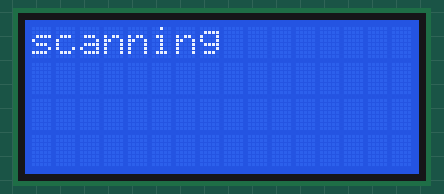
A sketch run on a simulated Arduino Uno, built with avr-gcc and run on an emulated ATmega328P. Parts: 16×4 character LCD.

Above: at 0.1 s.
At 2.7 s:
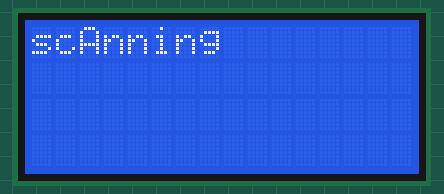
At 7.8 s:
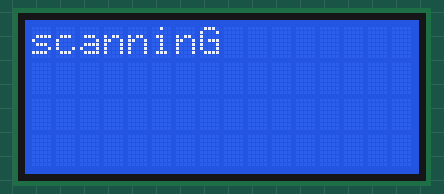
At 8.9 s:
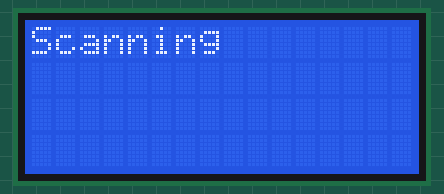

Measured:
- by itself, everything shown: repeats every 8.2 s, in 24 steps
- what the display in image 1 shows lasts 0.5 s, from 2.6 s to 3.1 s

The sketch:

scanning_wave.ino
```cpp
#include <LiquidCrystal_I2C.h>
#include <LiquidCrystal.h>

LiquidCrystal_I2C lcd(0x3F, 16, 4);


String m = {"scanning"};
int i;
unsigned int len= m.length();
void setup() {
  lcd.init();
  lcd.backlight();
 // Serial.begin(9600);
}

void loop() {
   lcd.clear();
   Serial.println(len);
   for (int i=0;i<len;i++) {
        lcd.print("scanning");delay(500);
        lcd.setCursor(i,0);
        lcd.print(m[i]=toUpperCase(m[i]));delay(500);
        lcd.print("scanning");
        lcd.clear(); delay(10);
  }
}
```
